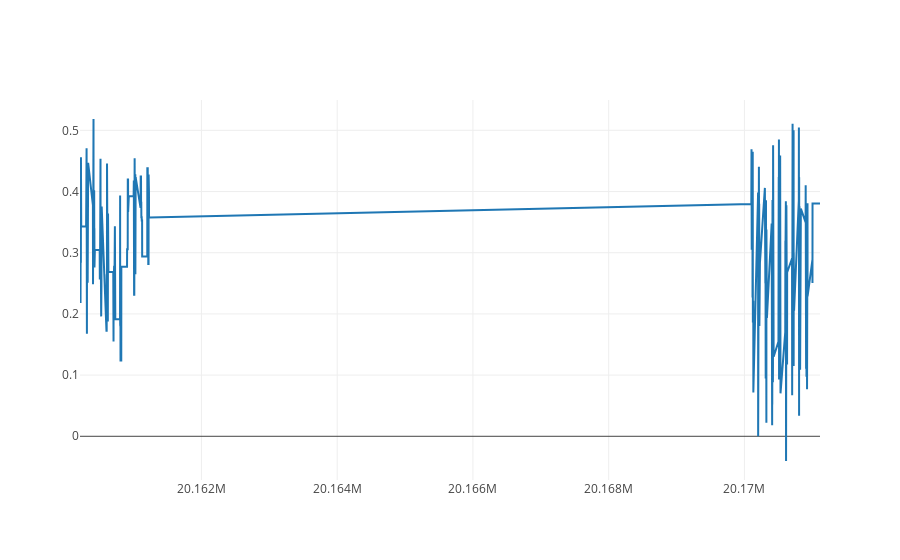

The cell this chart's notebook holds for it:
### Code cell
sent_trace = go.Scatter(x=data['stamp'], y=data['sentiment'], name= 'Sentiment')
py.iplot([sent_trace])

### Figure 1 — Plotly figure (JSON) as saved in the notebook; plotly's stock layout.template omitted (floating-point values rounded to 4 significant figures; data arrays with more than 128 entries replaced by an {"elided": "..."} marker saying what was removed)
{"data": [{"name": "Sentiment", "type": "scatter", "x": {"elided": "641 int values"}, "y": {"elided": "641 float values"}}], "layout": {}}
